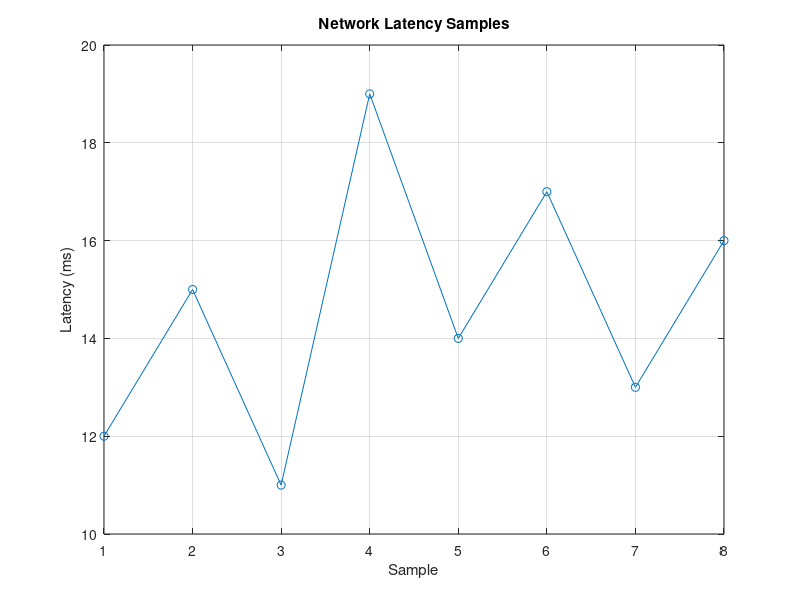

Recreate this plot in MATLAB.
% Simple network-latency sample analysis.
clear; clc;
latencyMs = [12 15 11 19 14 17 13 16];
fprintf('Samples: %d\n',numel(latencyMs));
fprintf('Mean latency: %.2f ms\n',mean(latencyMs));
fprintf('Median latency: %.2f ms\n',median(latencyMs));
fprintf('Minimum: %.2f ms\n',min(latencyMs));
fprintf('Maximum: %.2f ms\n',max(latencyMs));
fprintf('Std. deviation: %.2f ms\n',std(latencyMs));
figure; plot(latencyMs,'-o'); xlabel('Sample'); ylabel('Latency (ms)'); title('Network Latency Samples'); grid on;
